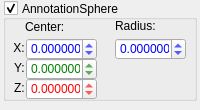
<?xml version="1.0" encoding="UTF-8"?>
<ui version="4.0">
 <class>propAnnotationSphere</class>
 <widget class="QWidget" name="propAnnotationSphere">
  <property name="geometry">
   <rect>
    <x>0</x>
    <y>0</y>
    <width>200</width>
    <height>110</height>
   </rect>
  </property>
  <property name="minimumSize">
   <size>
    <width>200</width>
    <height>110</height>
   </size>
  </property>
  <property name="maximumSize">
   <size>
    <width>16777215</width>
    <height>110</height>
   </size>
  </property>
  <property name="windowTitle">
   <string>Form</string>
  </property>
  <property name="styleSheet">
   <string notr="true"/>
  </property>
  <widget class="QGroupBox" name="annotationSphere">
   <property name="geometry">
    <rect>
     <x>3</x>
     <y>0</y>
     <width>194</width>
     <height>101</height>
    </rect>
   </property>
   <property name="sizePolicy">
    <sizepolicy hsizetype="Fixed" vsizetype="Expanding">
     <horstretch>0</horstretch>
     <verstretch>5</verstretch>
    </sizepolicy>
   </property>
   <property name="autoFillBackground">
    <bool>true</bool>
   </property>
   <property name="title">
    <string>AnnotationSphere</string>
   </property>
   <property name="alignment">
    <set>Qt::AlignLeading|Qt::AlignLeft|Qt::AlignVCenter</set>
   </property>
   <property name="flat">
    <bool>false</bool>
   </property>
   <property name="checkable">
    <bool>true</bool>
   </property>
   <layout class="QVBoxLayout" name="verticalLayout" stretch="0">
    <property name="spacing">
     <number>0</number>
    </property>
    <property name="sizeConstraint">
     <enum>QLayout::SetDefaultConstraint</enum>
    </property>
    <property name="leftMargin">
     <number>0</number>
    </property>
    <property name="topMargin">
     <number>0</number>
    </property>
    <property name="rightMargin">
     <number>0</number>
    </property>
    <property name="bottomMargin">
     <number>0</number>
    </property>
    <item>
     <widget class="QWidget" name="content" native="true">
      <property name="sizePolicy">
       <sizepolicy hsizetype="Fixed" vsizetype="Fixed">
        <horstretch>0</horstretch>
        <verstretch>0</verstretch>
       </sizepolicy>
      </property>
      <property name="minimumSize">
       <size>
        <width>190</width>
        <height>100</height>
       </size>
      </property>
      <widget class="QDoubleSpinBox" name="ctrY">
       <property name="geometry">
        <rect>
         <x>20</x>
         <y>38</y>
         <width>71</width>
         <height>22</height>
        </rect>
       </property>
       <property name="styleSheet">
        <string notr="true">color: rgb(0, 127, 0);</string>
       </property>
       <property name="decimals">
        <number>6</number>
       </property>
       <property name="minimum">
        <double>-999999999.000000000000000</double>
       </property>
       <property name="maximum">
        <double>999999999.000000000000000</double>
       </property>
       <property name="singleStep">
        <double>0.100000000000000</double>
       </property>
      </widget>
      <widget class="QLabel" name="cxLabel">
       <property name="geometry">
        <rect>
         <x>1</x>
         <y>18</y>
         <width>21</width>
         <height>20</height>
        </rect>
       </property>
       <property name="text">
        <string>X: </string>
       </property>
       <property name="alignment">
        <set>Qt::AlignRight|Qt::AlignTrailing|Qt::AlignVCenter</set>
       </property>
      </widget>
      <widget class="QLabel" name="cyLabel">
       <property name="geometry">
        <rect>
         <x>2</x>
         <y>38</y>
         <width>20</width>
         <height>20</height>
        </rect>
       </property>
       <property name="text">
        <string>Y: </string>
       </property>
       <property name="alignment">
        <set>Qt::AlignRight|Qt::AlignTrailing|Qt::AlignVCenter</set>
       </property>
      </widget>
      <widget class="QLabel" name="czLabel">
       <property name="geometry">
        <rect>
         <x>1</x>
         <y>58</y>
         <width>21</width>
         <height>20</height>
        </rect>
       </property>
       <property name="text">
        <string>Z: </string>
       </property>
       <property name="alignment">
        <set>Qt::AlignRight|Qt::AlignTrailing|Qt::AlignVCenter</set>
       </property>
      </widget>
      <widget class="QDoubleSpinBox" name="ctrX">
       <property name="geometry">
        <rect>
         <x>20</x>
         <y>18</y>
         <width>71</width>
         <height>22</height>
        </rect>
       </property>
       <property name="styleSheet">
        <string notr="true">color: rgb(0, 0, 255);</string>
       </property>
       <property name="decimals">
        <number>6</number>
       </property>
       <property name="minimum">
        <double>-999999999.000000000000000</double>
       </property>
       <property name="maximum">
        <double>999999999.000000000000000</double>
       </property>
       <property name="singleStep">
        <double>0.100000000000000</double>
       </property>
      </widget>
      <widget class="QLabel" name="rLabel">
       <property name="geometry">
        <rect>
         <x>109</x>
         <y>-2</y>
         <width>71</width>
         <height>16</height>
        </rect>
       </property>
       <property name="text">
        <string>Radius:</string>
       </property>
      </widget>
      <widget class="QLabel" name="cLabel">
       <property name="geometry">
        <rect>
         <x>19</x>
         <y>0</y>
         <width>47</width>
         <height>13</height>
        </rect>
       </property>
       <property name="text">
        <string>Center:</string>
       </property>
      </widget>
      <widget class="QDoubleSpinBox" name="radius">
       <property name="geometry">
        <rect>
         <x>109</x>
         <y>18</y>
         <width>71</width>
         <height>22</height>
        </rect>
       </property>
       <property name="styleSheet">
        <string notr="true">color: rgb(0, 0, 255);</string>
       </property>
       <property name="decimals">
        <number>6</number>
       </property>
       <property name="minimum">
        <double>-999999999.000000000000000</double>
       </property>
       <property name="maximum">
        <double>999999999.000000000000000</double>
       </property>
       <property name="singleStep">
        <double>0.100000000000000</double>
       </property>
      </widget>
      <widget class="QDoubleSpinBox" name="ctrZ">
       <property name="geometry">
        <rect>
         <x>20</x>
         <y>58</y>
         <width>71</width>
         <height>22</height>
        </rect>
       </property>
       <property name="styleSheet">
        <string notr="true">color: rgb(255, 0, 0);</string>
       </property>
       <property name="decimals">
        <number>6</number>
       </property>
       <property name="minimum">
        <double>-999999999.000000000000000</double>
       </property>
       <property name="maximum">
        <double>999999999.000000000000000</double>
       </property>
       <property name="singleStep">
        <double>0.100000000000000</double>
       </property>
      </widget>
     </widget>
    </item>
   </layout>
  </widget>
 </widget>
 <resources/>
 <connections>
  <connection>
   <sender>ctrX</sender>
   <signal>valueChanged(double)</signal>
   <receiver>propAnnotationSphere</receiver>
   <slot>changedCtrX(double)</slot>
   <hints>
    <hint type="sourcelabel">
     <x>61</x>
     <y>295</y>
    </hint>
    <hint type="destinationlabel">
     <x>99</x>
     <y>194</y>
    </hint>
   </hints>
  </connection>
  <connection>
   <sender>ctrY</sender>
   <signal>valueChanged(double)</signal>
   <receiver>propAnnotationSphere</receiver>
   <slot>changedCtrY(double)</slot>
   <hints>
    <hint type="sourcelabel">
     <x>61</x>
     <y>315</y>
    </hint>
    <hint type="destinationlabel">
     <x>99</x>
     <y>194</y>
    </hint>
   </hints>
  </connection>
  <connection>
   <sender>ctrZ</sender>
   <signal>valueChanged(double)</signal>
   <receiver>propAnnotationSphere</receiver>
   <slot>changedCtrZ(double)</slot>
   <hints>
    <hint type="sourcelabel">
     <x>61</x>
     <y>335</y>
    </hint>
    <hint type="destinationlabel">
     <x>99</x>
     <y>194</y>
    </hint>
   </hints>
  </connection>
  <connection>
   <sender>radius</sender>
   <signal>valueChanged(double)</signal>
   <receiver>propAnnotationSphere</receiver>
   <slot>changedRadius(double)</slot>
   <hints>
    <hint type="sourcelabel">
     <x>150</x>
     <y>295</y>
    </hint>
    <hint type="destinationlabel">
     <x>99</x>
     <y>194</y>
    </hint>
   </hints>
  </connection>
  <connection>
   <sender>annotationSphere</sender>
   <signal>toggled(bool)</signal>
   <receiver>content</receiver>
   <slot>setVisible(bool)</slot>
   <hints>
    <hint type="sourcelabel">
     <x>99</x>
     <y>54</y>
    </hint>
    <hint type="destinationlabel">
     <x>97</x>
     <y>59</y>
    </hint>
   </hints>
  </connection>
 </connections>
 <slots>
  <slot>changedCtrX(double)</slot>
  <slot>changedCtrY(double)</slot>
  <slot>changedCtrZ(double)</slot>
  <slot>changedRadius(double)</slot>
 </slots>
</ui>
